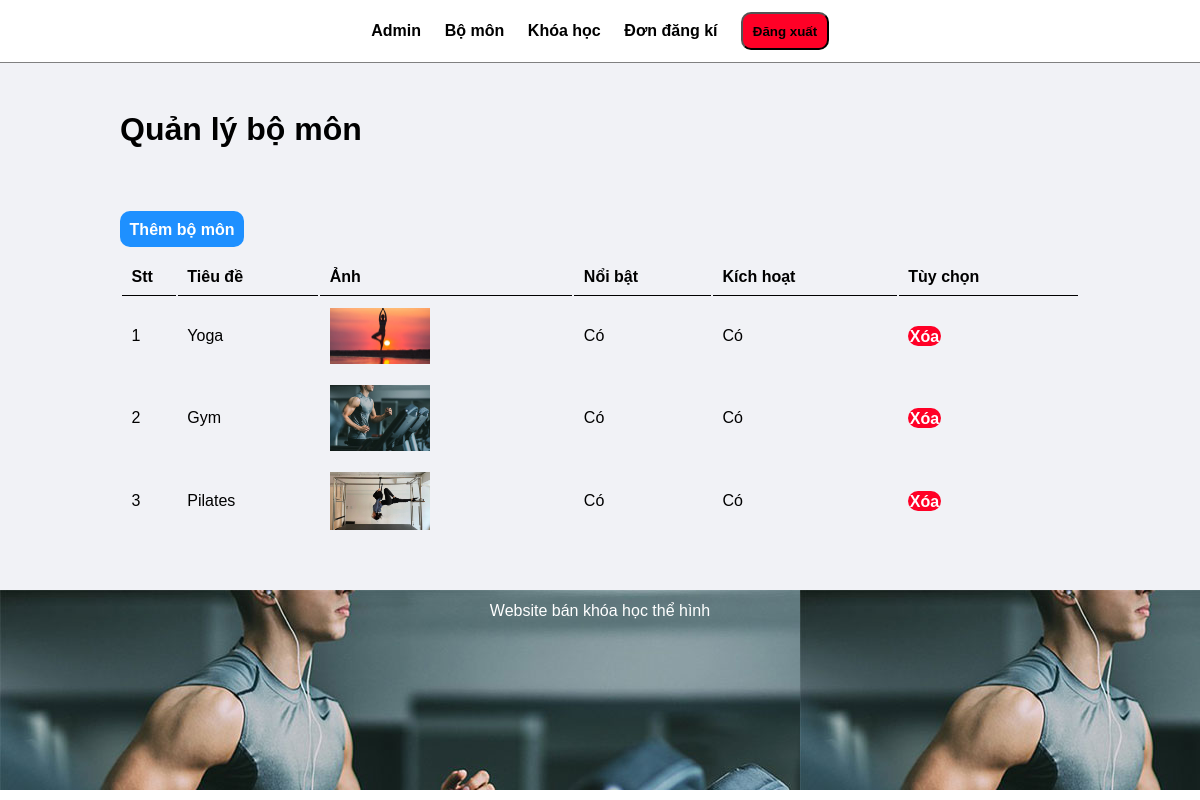
The page /admin/manage-category.php on the database its author committed.
### tables this page shows
CREATE TABLE `tbl_category` (
  `id` int(11) NOT NULL,
  `title` varchar(255) NOT NULL,
  `description` varchar(255) DEFAULT NULL,
  `image_name` varchar(255) DEFAULT NULL,
  `featured` enum('Yes','No') DEFAULT 'No',
  `active` enum('Yes','No') DEFAULT 'Yes'
);

### admin/manage-category.php (the view, shortened to what this page needs)
<?php include('menu.php'); ?>
<div class="main-content">
    <div class="wrapper">
        <h1>Quản lý bộ môn</h1>
        <br/><br/>
        <br><br>
        <a href="http://localhost/fitness_web/admin/add-category.php" class="btn btn-primary">Thêm bộ môn</a>
        <br/><br/>
        <table class="tbl-full">
            <tr>
                <th>Stt</th>
                <th>Tiêu đề</th>
                <th>Ảnh</th>
                <th>Nổi bật</th>
                <th>Kích hoạt</th>
                <th>Tùy chọn</th>
            </tr>
            <?php
                $sql = "SELECT * FROM tbl_category";
                $connect = mysqli_connect('localhost', 'root', '', 'fitness_course');
                $res = mysqli_query($connect, $sql);
                $count = mysqli_num_rows($res);
                $stt = 1;
                if ($count > 0) {
                    while ($row = mysqli_fetch_assoc($res)) {
                        $id = $row['id'];
                        $title = $row['title'];
                        $image_name = $row['image_name'];
                        $featured = $row['featured'];
                        $active = $row['active'];
            ?>
                        <tr>
                            <td><?=$stt++;?></td>
                            <td><?=$title;?></td>
                            <td>
                              <?php
                                if($image_name!=""){
                                  ?>
                                  <img src="../images/category/<?=$image_name?>" width="100px">
                                  <?php
                                }
                              ?>
                            </td>
                            <td><?php if($featured == "Yes"){echo "Có";} else {echo "Không";}?></td>
                            <td><?php if($active == "Yes"){echo "Có";} else {echo "Không";}?></td>
                            <td>
                                <a href='http://localhost/fitness_web/admin/delete-category.php?id=<?=$id;?>&image_name=<?=$image_name;?>' class='btn btn-danger'>Xóa</a>
                            </td>
                        </tr>
            <?php
                    }
                } else {
                    echo "<tr><td colspan='6' class='error'>Không có dữ liệu bộ môn.</td></tr>";
                }
            ?>
        </table>
    </div>
</div>
<?php include('footer.php'); ?>

### css/admin.css (style rules this page uses)
* { margin: 0; padding: 0; font-family: Arial, Helvetica,sans-serif; }
.btn-primary { background-color : #1e90ff; padding: 1%; color: white; text-decoration: none; font-weight: bold; }
.btn { border-radius: 10px; }
.btn-danger { background-color : #ff0026; padding: 1%; color: white; text-decoration: none; font-weight: bold; }
.wrapper { padding: 1%; width:80%; margin: auto; }
.main-content { background-color: #f1f2f6; padding: 3% 0; }
.tbl-full { width: 100%; }
table tr th { border-bottom: 1px solid black; padding: 1%; text-align: left; }
table tr td { padding: 1%; }

### rows shown on the page
tbl_category: title "Yoga", image_name (picture), featured "Có", active "Có"
tbl_category: title "Gym", image_name (picture), featured "Có", active "Có"
tbl_category: title "Pilates", image_name (picture), featured "Có", active "Có"
